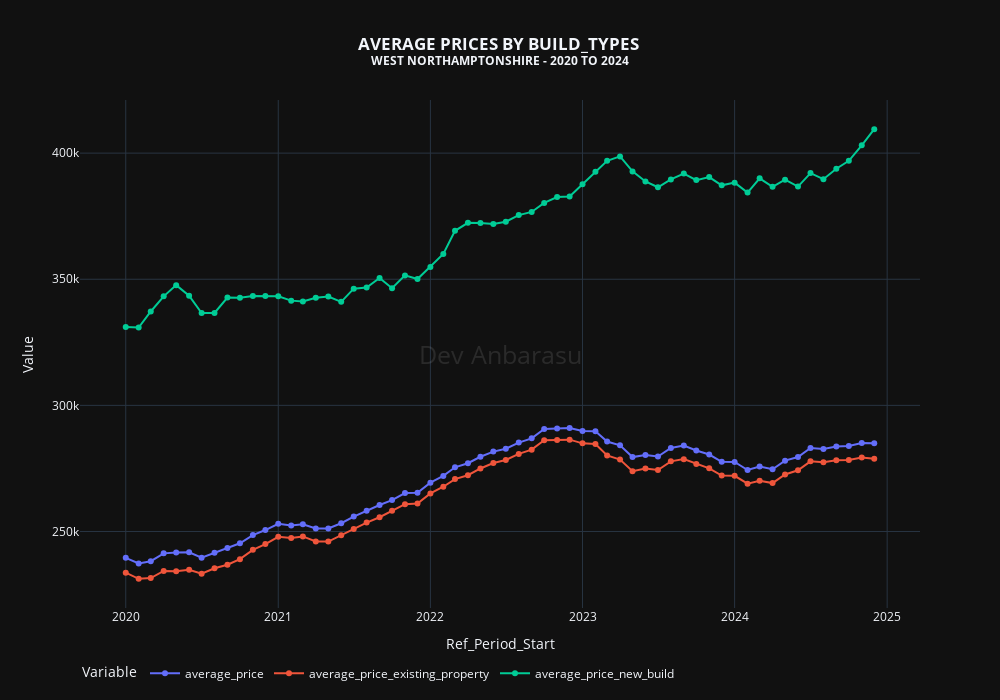

Notebook code for this chart:
### Code cell
hpi_plots.plot_average_price_by_build_types()
